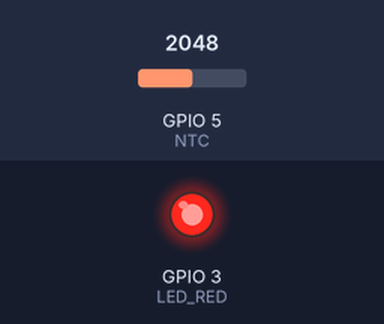
Simulated run of this sketch. Board: ESP32. Parts: output pins drawn as LEDs (lit = HIGH). Inputs (shaded band) come from the test bench; at power-on: GPIO 5 (NTC) = 2048. What the sketch prints to the serial monitor is not drawn.

Above: at 1.2 s.
1.3 s: GPIO 5 (NTC) set to 491
At 2.5 s:
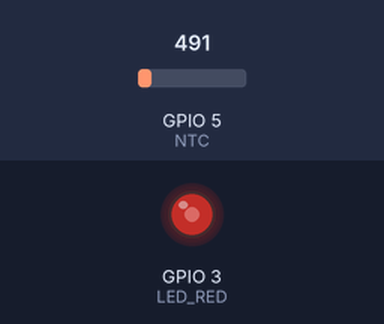
2.8 s: GPIO 5 (NTC) set to 0
At 3.7 s:
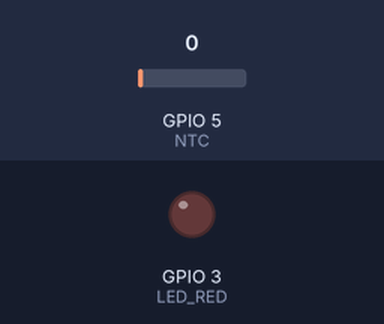
4.3 s: GPIO 5 (NTC) set to 1228
At 4.9 s:
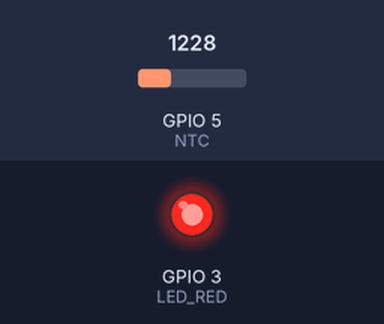
Timing chart, 0 to 7.3 s (numbered marks = the images above; inputs shaded):
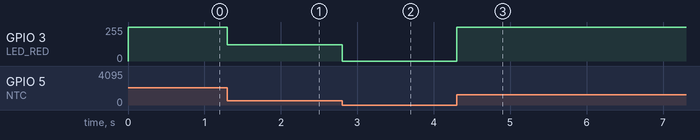

The sketch:

ntcled.ino
```cpp
#define LED_RED 3
#define NTC 5

void setup(){
	Serial.begin(115200);
	pinMode(LED_RED, OUTPUT);
	pinMode(NTC, INPUT);
}

void loop(){
	int ntcval = analogRead(NTC);
	int ledval = map(ntcval, 0, 1023, 0, 255);

	analogWrite(LED_RED, ledval);
	Serial.printf("LED: &d\n", ledval);
}
```

Measured:
- after the input at 1.3 s, GPIO 3 (LED_RED): 255/255 → 122/255 at once
- after the input at 2.8 s, GPIO 3 (LED_RED): 122/255 → 0/255 at once
- after the input at 4.3 s, GPIO 3 (LED_RED): 0/255 → 255/255 at once
